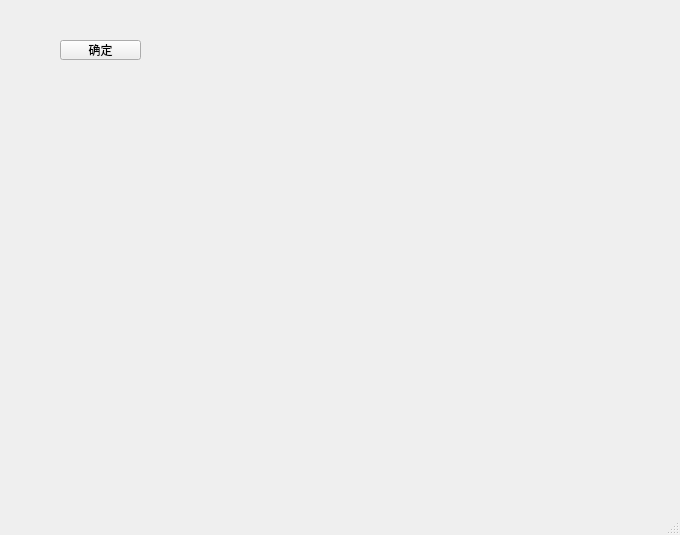
<?xml version="1.0" encoding="UTF-8"?>
<ui version="4.0">
 <class>MainWindow</class>
 <widget class="QMainWindow" name="MainWindow">
  <property name="geometry">
   <rect>
    <x>0</x>
    <y>0</y>
    <width>680</width>
    <height>535</height>
   </rect>
  </property>
  <property name="windowTitle">
   <string>MainWindow</string>
  </property>
  <widget class="QWidget" name="centralwidget">
   <widget class="QPushButton" name="pushButton">
    <property name="geometry">
     <rect>
      <x>60</x>
      <y>40</y>
      <width>81</width>
      <height>20</height>
     </rect>
    </property>
    <property name="text">
     <string>确定</string>
    </property>
   </widget>
  </widget>
  <widget class="QMenuBar" name="menubar">
   <property name="geometry">
    <rect>
     <x>0</x>
     <y>0</y>
     <width>680</width>
     <height>23</height>
    </rect>
   </property>
  </widget>
  <widget class="QStatusBar" name="statusbar"/>
 </widget>
 <resources/>
 <connections/>
</ui>
